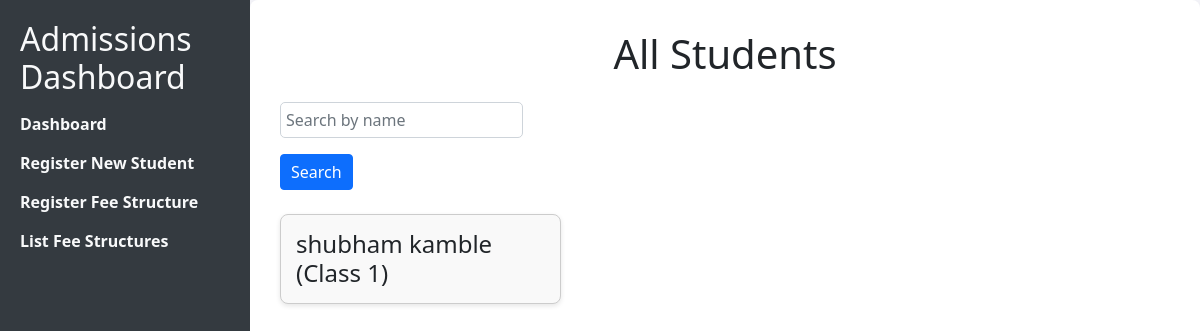
Before: /admissions/students/ with the older database file.
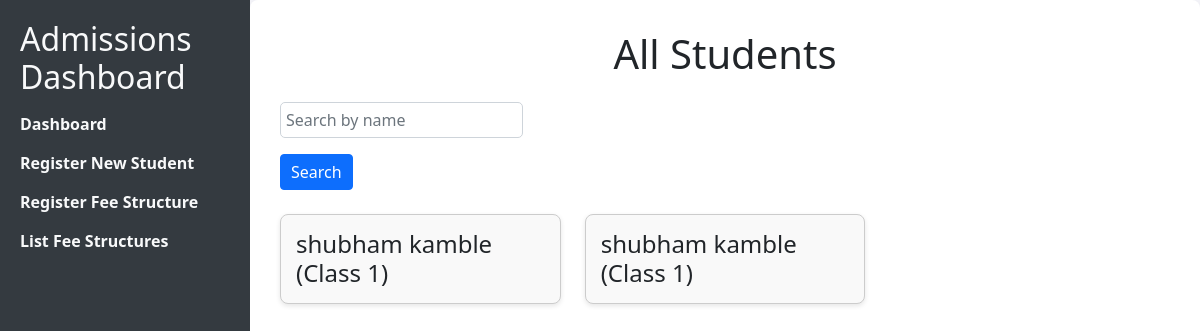
After: the same page with the newer database file.
### admissions/models.py (models this page shows, shortened)
class Student(models.Model):
    first_name = models.CharField(max_length=100)
    last_name = models.CharField(max_length=100)
    board = models.CharField(max_length=4, choices=BOARD_CHOICES)
    class_name = models.IntegerField(choices=[(i, str(i)) for i in range(1, 11)])  # Classes 1-10
    phone_number = models.CharField(max_length=15)
    email = models.EmailField()
    address = models.TextField()

### admissions/views.py (the view)
# urls.py: path('students/', views.view_students, name='view_students'),
def view_students(request):
    search_query = request.GET.get('search', '')
    students = Student.objects.filter(first_name__icontains=search_query) | Student.objects.filter(last_name__icontains=search_query)
    student_data = []
    for student in students:
        fee_structure = FeeStructure.objects.filter(board=student.board, class_name=student.class_name).first()
        payments = Payment.objects.filter(student=student)
        total_paid = sum(p.amount_paid for p in payments)
        total_fee = fee_structure.fee_amount if fee_structure else Decimal('0.00')
        due_amount = total_fee - total_paid
        payment_details = []
        for payment in payments:
            payment_info = {
                'amount_paid': payment.amount_paid,
                'payment_mode': payment.payment_mode,
                'transaction_id': payment.transaction_id,
                'payment_date': payment.payment_date,
                'payment_id': payment.id,  # <-- Add this line
            }
            payment_details.append(payment_info)
        student_data.append({
            'student': student,
            'total_paid': total_paid,
            'due_amount': due_amount,
            'payment_details': payment_details,
            'fully_paid': due_amount <= 0,  # Check if full payment is made
        })
    return render(request, 'admissions/view_students.html', {
        'students': student_data,
        'search_query': search_query,
    })

### templates/admissions/view_students.html (shortened to what this page needs)
<!DOCTYPE html>
<html lang="en">
<head>
    <link href="https://cdn.jsdelivr.net/npm/bootstrap@5.1.3/dist/css/bootstrap.min.css" rel="stylesheet">
    {% load static %}
    <link href="{% static 'css/view_students.css' %}" rel="stylesheet">
</head>
<body>
    <div class="sidebar">
        <h2>Admissions Dashboard</h2>
        <ul>
            <li><a href="{% url 'dashboard' %}">Dashboard</a></li>
            <li><a href="{% url 'register_student' %}">Register New Student</a></li>
            <li><a href="{% url 'register_fee_structure' %}">Register Fee Structure</a></li>
            <li><a href="{% url 'list_fee_structures' %}">List Fee Structures</a></li>
        </ul>
    </div>
    <div class="content">
        <h1 class="text-center mb-4">All Students</h1>
        <div class="search-bar mb-4">
            <form method="get">
                <input type="text" name="search" placeholder="Search by name" value="{{ search_query }}" class="form-control" style="width: auto;">
                <button type="submit" class="btn btn-primary">Search</button>
            </form>
        </div>
        <div class="row">
            {% for data in students %}
                <div class="col-md-4 mb-4">
                    <div class="student-card-small" onclick="toggleCard({{ data.student.id }})">
                        <h4>{{ data.student.first_name }} {{ data.student.last_name }} (Class {{ data.student.class_name }})</h4>
                    </div>
                </div>
            {% endfor %}
        </div>
    </div>
</body>
</html>

Changed rows visible on the page:
added Student: student.first_name "shubham", student.last_name "kamble", student.class_name "1"
